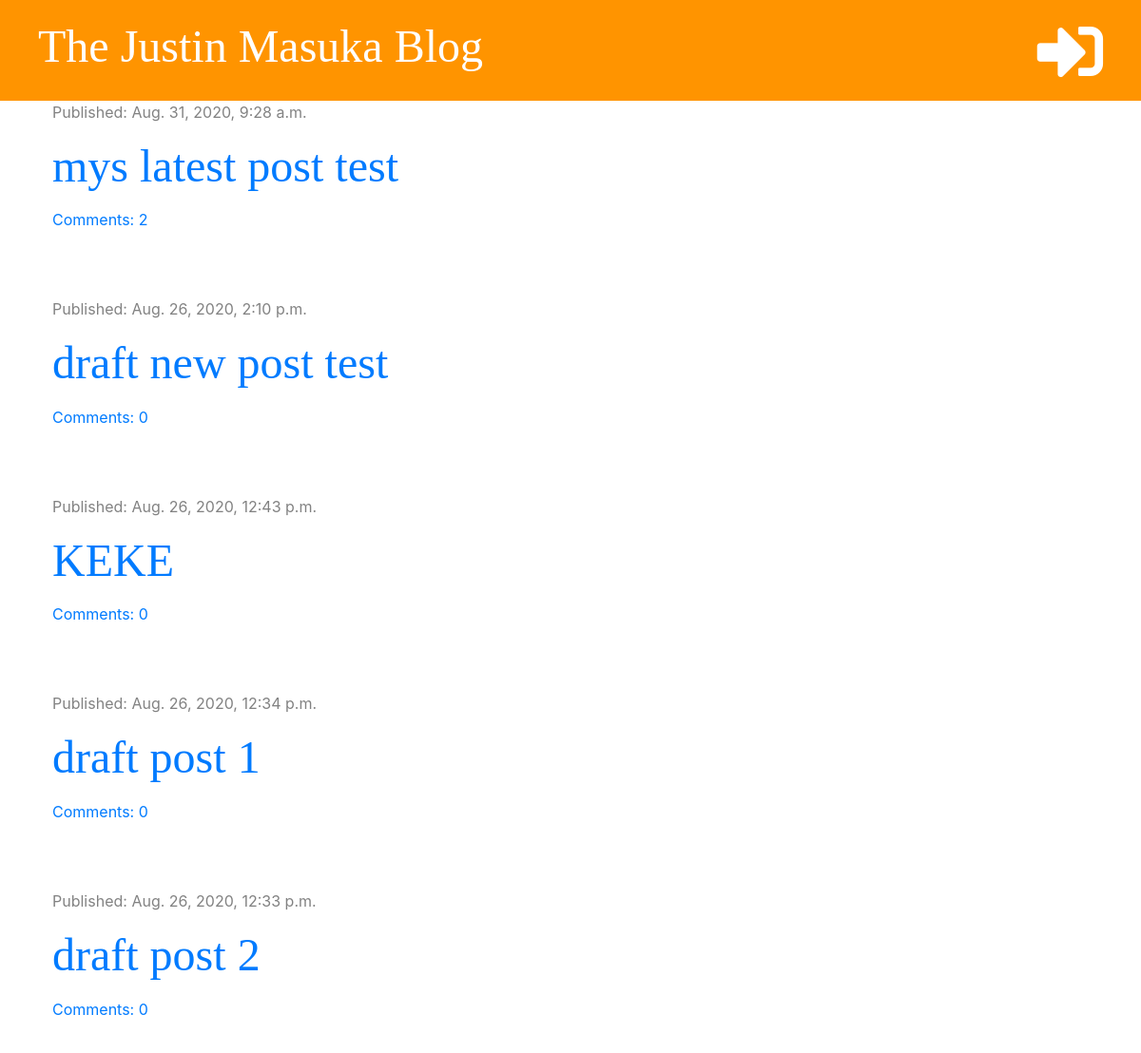
/ (upper part), run on an earlier commit of the app's database.
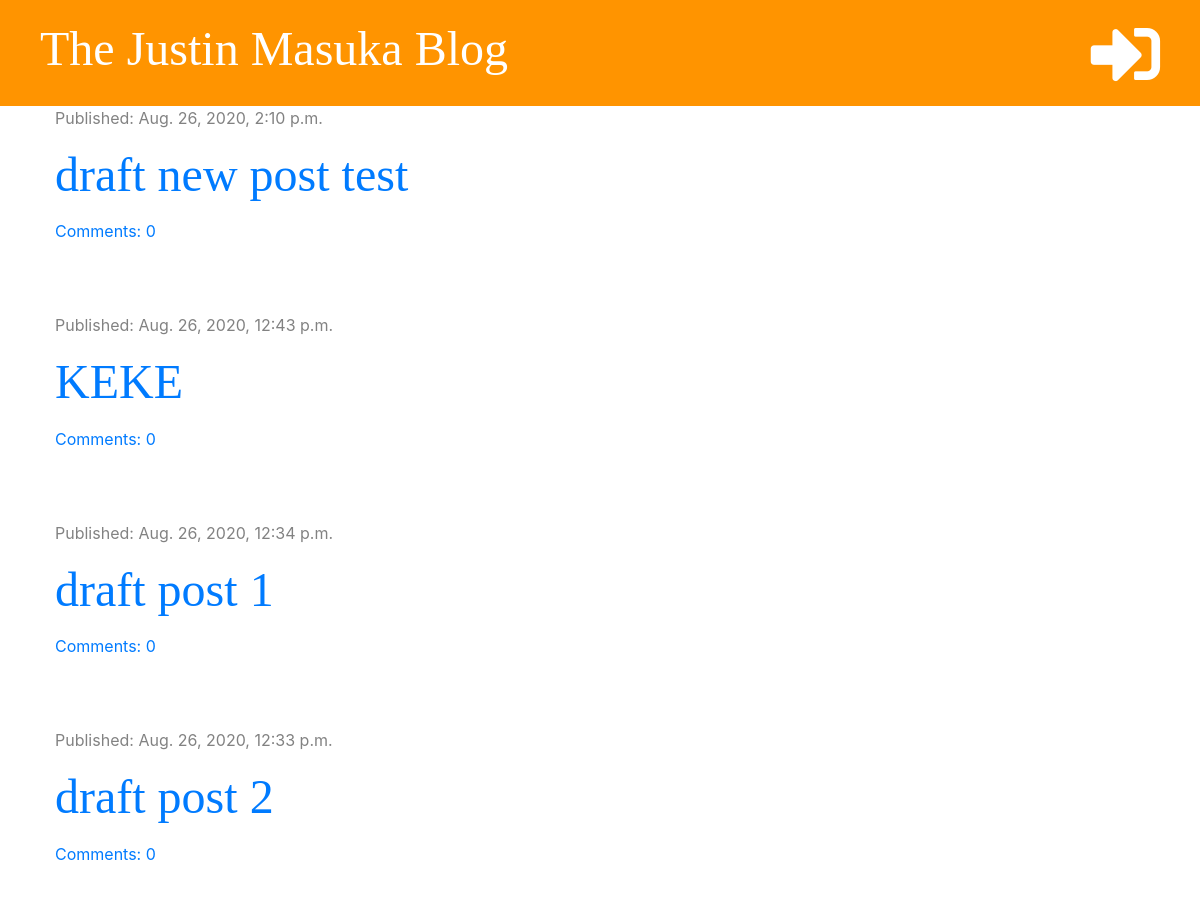
And on a later commit of the database.
### blog/models.py (models this page shows, shortened)
class Post(models.Model):
    author = models.ForeignKey('auth.User', on_delete=models.CASCADE)
    title = models.CharField(max_length=200)
    text = models.TextField()
    created_date = models.DateTimeField(default=timezone.now)
    published_date = models.DateTimeField(blank=True, null=True)
    def approved_comments(self):
        return self.comments.filter(approved=True)

### blog/views.py (the view)
def post_list(request):
    posts = Post.objects.filter(published_date__lte=timezone.now()).order_by('-published_date')
    stuff_for_frontend = {'posts': posts}
    return render(request, 'blog/post_list.html', stuff_for_frontend)

### blog/templatetags/markdownify.py (called while the page is built)
@register.filter
def markdown(value):
    renderer = HighlightRenderer()
    markdown = mistune.Markdown(renderer=renderer)
    return markdown(value)

### blog/templates/blog/post_list.html (shortened to what this page needs)
{% extends 'blog/base.html' %}
{% load markdownify %}
{% block content %}
    {% for post in posts %}
        <div class="post">
            <div class="date">
                <p>Published: {{post.published_date}}</p>
            </div>
            <h2><a href="{% url 'post_detail' pk=post.pk %}">{{ post.title }}</a></h2>
            <a href="{% url 'post_detail' pk=post.pk %}">Comments: {{ post.approved_comments.count }}</a>
        </div>
    {% endfor %}
{% endblock %}

### blog/templates/blog/base.html (shortened to what this page needs)
{% load static %}
<!DOCTYPE html>
<html lang="en">
<head>
    <link rel="stylesheet" href="https://stackpath.bootstrapcdn.com/bootstrap/4.5.0/css/bootstrap.min.css">
    <link rel="stylesheet" href="{% static 'css/blog.css' %}">
    <link rel="stylesheet" href="https://use.fontawesome.com/releases/v5.2.0/css/all.css">
    <link rel="stylesheet" href="{% static 'css/zenburn.css' %}">
</head>
<body>
    <div class="page-header">
        {% if user.is_authenticated %}
            <a href="{% url 'post_draft_list'%}" class="top-menu"><i class="fab fa-firstdraft fa-2x"></i></a>
            <a href="{% url 'post_new' %}" class="top-menu"><i class="fas fa-plus fa-2x"></i></a>
            <p class="top-menu">Hello, {{ user.username }} <small>(<a href="{% url 'logout' %}">Log out</a>)</small></p>
        {% else %}
            <a href="{% url 'login'%}" class="top-menu"><i class="fas fa-sign-in-alt fa-2x"></i></a>
        {% endif %}
        <h1><a href="/">The Justin Masuka Blog</a></h1>
    </div>
    <div class="content container">
        <div class="row">
            <div class="col-md-8">
                {% block content %}
                {% endblock%}
            </div>
        </div>
    </div>
</body>
</html>

### blog/static/css/blog.css (style rules this page uses)
.page-header { background-color: #ff9400; margin-top: 0; padding: 20px 20px 20px 40px; }
.page-header h1, .page-header h1 a { color: #ffffff; font-size: 36pt; text-decoration: none; }
.content { margin-left: 40px; }
h1, h2, h3, h4 { font-family: 'Tangerine', 'Inconsolata', 'droid sans', serif; font-size: 48px; }
.date { color: #828282; }
.post { margin-bottom: 70px; }
.top-menu, .top-menu:hover { color: white; float: right; font-size: 26pt; margin-right: 20px; }

What changed in the data, as far as the page shows it:
removed Post: published_date "Aug. 31, 2020, 9:28 a.m.", title "mys latest post test", approved_comments.count "2"
